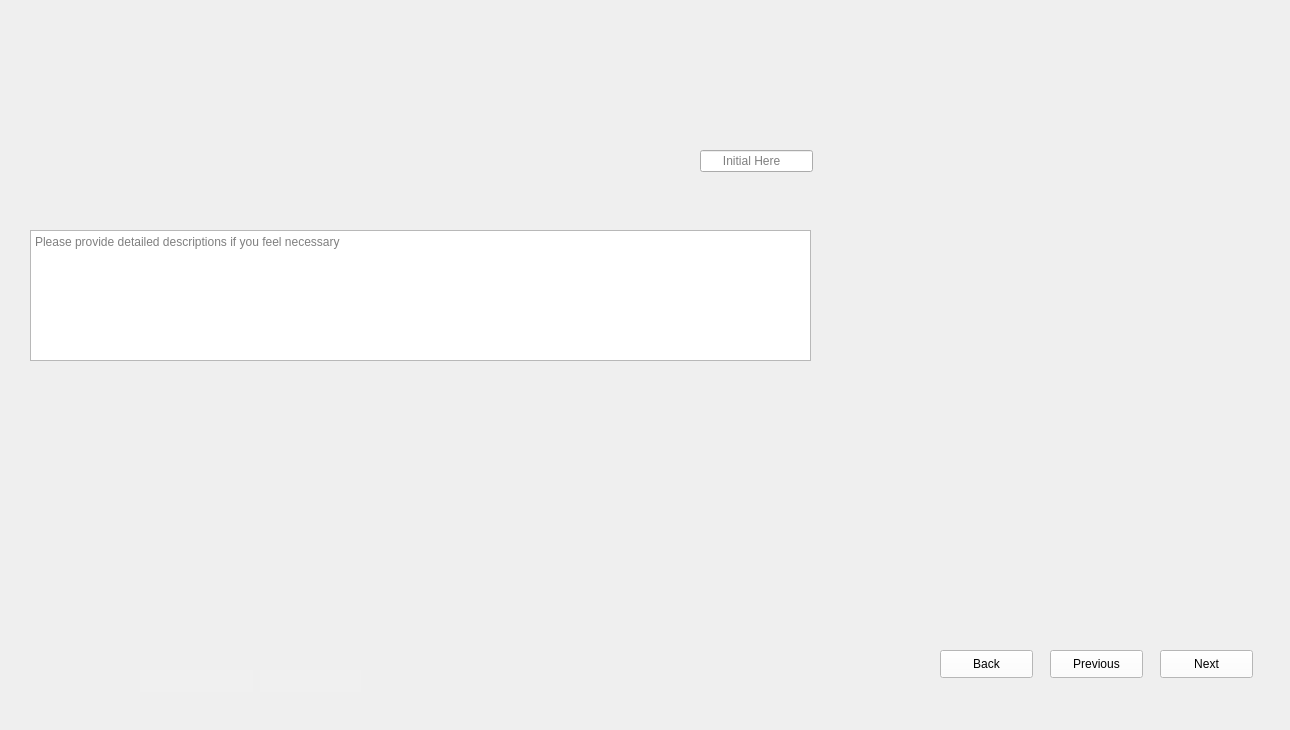
<?xml version="1.0" encoding="UTF-8"?>
<ui version="4.0">
 <class>Form</class>
 <widget class="QWidget" name="Form">
  <property name="geometry">
   <rect>
    <x>0</x>
    <y>0</y>
    <width>1290</width>
    <height>730</height>
   </rect>
  </property>
  <property name="windowTitle">
   <string>Form</string>
  </property>
  <widget class="QLabel" name="label">
   <property name="geometry">
    <rect>
     <x>0</x>
     <y>0</y>
     <width>1290</width>
     <height>730</height>
    </rect>
   </property>
   <property name="styleSheet">
    <string notr="true">background-image: url(:/images/images/Fill First Pillars_2.png);</string>
   </property>
   <property name="text">
    <string/>
   </property>
  </widget>
  <widget class="QLineEdit" name="lineEdit_Data">
   <property name="geometry">
    <rect>
     <x>700</x>
     <y>150</y>
     <width>113</width>
     <height>22</height>
    </rect>
   </property>
   <property name="placeholderText">
    <string>      Initial Here</string>
   </property>
  </widget>
  <widget class="QTextEdit" name="textEdit_Comments">
   <property name="geometry">
    <rect>
     <x>30</x>
     <y>230</y>
     <width>781</width>
     <height>131</height>
    </rect>
   </property>
   <property name="placeholderText">
    <string>Please provide detailed descriptions if you feel necessary </string>
   </property>
  </widget>
  <widget class="QLineEdit" name="lineEdit_Dates">
   <property name="geometry">
    <rect>
     <x>140</x>
     <y>670</y>
     <width>113</width>
     <height>22</height>
    </rect>
   </property>
   <property name="styleSheet">
    <string notr="true">QLineEdit{
background-color: rgb(240, 240, 240);
border: none;
}</string>
   </property>
  </widget>
  <widget class="QLineEdit" name="lineEdit_Steps">
   <property name="geometry">
    <rect>
     <x>260</x>
     <y>670</y>
     <width>101</width>
     <height>22</height>
    </rect>
   </property>
   <property name="styleSheet">
    <string notr="true">QLineEdit{
background-color: rgb(240, 240, 240);
border: none;
}</string>
   </property>
  </widget>
  <widget class="QPushButton" name="pushButton_Next">
   <property name="geometry">
    <rect>
     <x>1160</x>
     <y>650</y>
     <width>93</width>
     <height>28</height>
    </rect>
   </property>
   <property name="styleSheet">
    <string notr="true">QPushButton{
background-color: rgb(255, 255, 255);
height: 35px;
}
QPushButton::hover{
background-color: rgb(0, 0, 255);
}
QPushButton:pressed{
padding-top:7px;
padding-top:7px;
}</string>
   </property>
   <property name="text">
    <string>Next</string>
   </property>
  </widget>
  <widget class="QPushButton" name="pushButton_Previous">
   <property name="geometry">
    <rect>
     <x>1050</x>
     <y>650</y>
     <width>93</width>
     <height>28</height>
    </rect>
   </property>
   <property name="styleSheet">
    <string notr="true">QPushButton{
background-color: rgb(255, 255, 255);
height: 35px;
}
QPushButton::hover{
background-color: rgb(0, 0, 255);
}
QPushButton:pressed{
padding-top:7px;
padding-top:7px;
}</string>
   </property>
   <property name="text">
    <string>Previous</string>
   </property>
  </widget>
  <widget class="QPushButton" name="pushButton_Back">
   <property name="geometry">
    <rect>
     <x>940</x>
     <y>650</y>
     <width>93</width>
     <height>28</height>
    </rect>
   </property>
   <property name="styleSheet">
    <string notr="true">QPushButton{
background-color: rgb(255, 255, 255);
height: 35px;
}
QPushButton::hover{
background-color: rgb(0, 0, 255);
}
QPushButton:pressed{
padding-top:7px;
padding-top:7px;
}</string>
   </property>
   <property name="text">
    <string>Back</string>
   </property>
  </widget>
 </widget>
 <resources>
  <include location="D:/ECED4901SYPIIFiles/SNYProject/UI_design/LoginUI_Design/resource.qrc"/>
 </resources>
 <connections/>
</ui>
